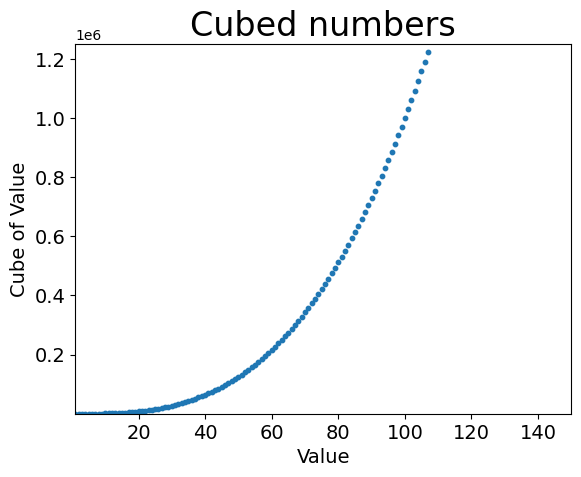

Here is the Python script that generated this plot:
import matplotlib.pyplot as plt

x_values = range(1, 5000)
y_values = [x**3 for x in x_values]

fig, ax = plt.subplots()

ax.scatter(
    x_values, 
    y_values, 
    s=10
)

ax.set_title("Cubed numbers", fontsize=24)
ax.set_xlabel("Value", fontsize=14)
ax.set_ylabel("Cube of Value", fontsize=14)

ax.tick_params(labelsize=14)

ax.axis([1, 150, 1, 1_250_000])

plt.show()
